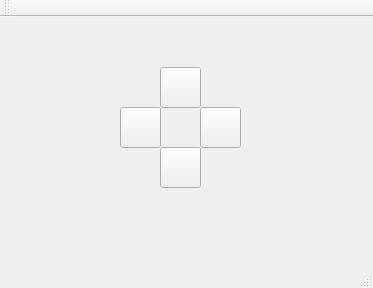
<?xml version="1.0" encoding="UTF-8"?>
<ui version="4.0">
 <class>MainWindow</class>
 <widget class="QMainWindow" name="MainWindow">
  <property name="geometry">
   <rect>
    <x>0</x>
    <y>0</y>
    <width>373</width>
    <height>288</height>
   </rect>
  </property>
  <property name="windowTitle">
   <string>MainWindow</string>
  </property>
  <widget class="QWidget" name="centralWidget">
   <widget class="QPushButton" name="forwardButton">
    <property name="geometry">
     <rect>
      <x>160</x>
      <y>50</y>
      <width>41</width>
      <height>41</height>
     </rect>
    </property>
    <property name="text">
     <string/>
    </property>
   </widget>
   <widget class="QPushButton" name="backButton">
    <property name="geometry">
     <rect>
      <x>160</x>
      <y>130</y>
      <width>41</width>
      <height>41</height>
     </rect>
    </property>
    <property name="text">
     <string/>
    </property>
   </widget>
   <widget class="QPushButton" name="rightButton">
    <property name="geometry">
     <rect>
      <x>200</x>
      <y>90</y>
      <width>41</width>
      <height>41</height>
     </rect>
    </property>
    <property name="text">
     <string/>
    </property>
   </widget>
   <widget class="QPushButton" name="leftButton">
    <property name="geometry">
     <rect>
      <x>120</x>
      <y>90</y>
      <width>41</width>
      <height>41</height>
     </rect>
    </property>
    <property name="text">
     <string/>
    </property>
   </widget>
  </widget>
  <widget class="QMenuBar" name="menuBar">
   <property name="geometry">
    <rect>
     <x>0</x>
     <y>0</y>
     <width>373</width>
     <height>20</height>
    </rect>
   </property>
  </widget>
  <widget class="QToolBar" name="mainToolBar">
   <attribute name="toolBarArea">
    <enum>TopToolBarArea</enum>
   </attribute>
   <attribute name="toolBarBreak">
    <bool>false</bool>
   </attribute>
  </widget>
  <widget class="QStatusBar" name="statusBar"/>
 </widget>
 <layoutdefault spacing="6" margin="11"/>
 <resources/>
 <connections/>
</ui>
